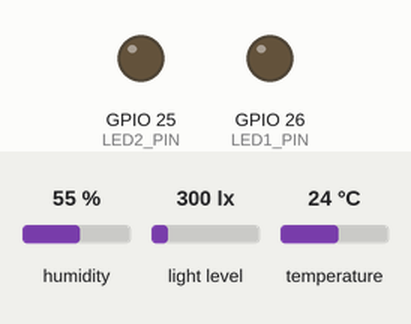
Simulated run of this sketch. Board: ESP32. Shown: output pins drawn as LEDs (lit = HIGH). Inputs (shaded band) come from the test bench; at power-on: humidity 55 %, temperature 24 °C, light level 300 lx. WiFi joins after 1.5 s; servers stay silent unless stated; random numbers use the default seed unless the sketch sets one; no MQTT or app messages arrive unless stated; what the sketch prints to the serial monitor is not drawn.

Above: at 2.7 s.
2.8 s: humidity set to 41 %
At 11.0 s:
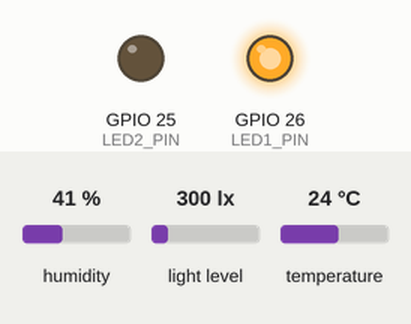
11.5 s: humidity set to 37 %
At 21.0 s:
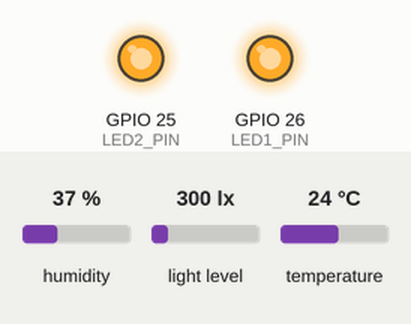
21.5 s: temperature set to 37 °C
31.2 s: temperature set to 40 °C
At 41.2 s:
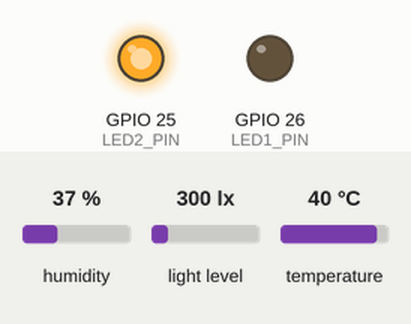
Timing chart, 0 to 42.7 s (numbered marks = the images above; inputs shaded):
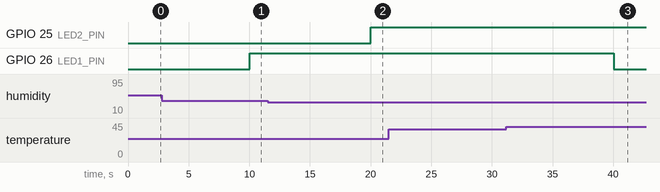

Measured:
- the behaviour switches between 40 and 39 % on humidity (found by bisection; images 1 and 2)
- the behaviour switches between 38 and 39 °C on temperature (found by bisection; images 2 and 3)
- after the input at 11.5 s, GPIO 25 (LED2_PIN): LOW → HIGH after 8.5 s
- after the input at 21.5 s, every drawn part: stays the same
- after the input at 31.2 s, GPIO 26 (LED1_PIN): HIGH → LOW after 8.8 s

The sketch:

sketch_apr7a.ino
```cpp
#include <WiFi.h>
#include <WiFiClientSecure.h>
#include <PubSubClient.h>
#include <Wire.h>
#include <BH1750.h>
#include <DHT.h>
#include <ArduinoJson.h>

// --- CẤU HÌNH WIFI (KẾT NỐI TRỰC TIẾP) ---
const char* ssid = "703 - 704 - 719";      // Điền tên WiFi nhà bạn vào đây
const char* password = "23456789"; // Điền mật khẩu WiFi vào đây

// --- CẤU HÌNH HIVEMQ CLOUD ---
const char* mqtt_server = "b47231f3e05d4693806682d3f94b7e9b.s1.eu.hivemq.cloud";
const int mqtt_port = 8883;

// ĐIỀN TÀI KHOẢN/MẬT KHẨU HIVEMQ CỦA BẠN VÀO ĐÂY
const char* mqtt_username = "esp32";
const char* mqtt_password = "ESP32pass";

// --- CÁC TOPIC MQTT ĐỂ NHẬN DỮ LIỆU ĐIỀU KHIỂN ---
const char* topic_light = "home/livingroom/light";
const char* topic_water = "home/garden/irrigation";
const char* topic_auto = "home/garden/auto";

// --- CẤU HÌNH CHÂN (PINS) ---
#define DHTPIN 4
#define DHTTYPE DHT11
#define I2C_SDA 22
#define I2C_SCL 23
#define LED1_PIN 26   // LED Vàng
#define LED2_PIN 25   // Relay

// --- KHỞI TẠO ĐỐI TƯỢNG ---
DHT dht(DHTPIN, DHTTYPE);
BH1750 lightMeter;
WiFiClientSecure espClient;
PubSubClient client(espClient);

unsigned long lastMsg = 0;
float previousLux = 100.0;
bool isAutoMode = true; // Mặc định bật
unsigned long lampOverrideEndTime = 0;
unsigned long pumpOverrideEndTime = 0;
float currentTemp = 0, currentHum = 0;

// --- HÀM XỬ LÝ KHI NHẬN ĐƯỢC DỮ LIỆU MQTT ---
void callback(char* topic, byte* payload, unsigned int length) {
  Serial.print("Đã nhận tin nhắn từ Topic [");
  Serial.print(topic);
  Serial.print("]: ");

  String message = "";
  for (int i = 0; i < length; i++) {
    message += (char)payload[i];
  }
  Serial.println(message);

  StaticJsonDocument<200> doc;
  DeserializationError error = deserializeJson(doc, message);

  if (error) {
    Serial.print("Lỗi phân tích JSON: ");
    Serial.println(error.c_str());
    return;
  }

  // Xử lý điều khiển thủ công từ MQTT
  if (String(topic) == topic_light) {
    if (doc.containsKey("led")) {
      bool ledState = doc["led"];
      digitalWrite(LED1_PIN, ledState ? HIGH : LOW);
      Serial.print("=> (MQTT) LED 1: "); Serial.println(ledState ? "BẬT" : "TẮT");
      // Ghi đè thủ công: Thiết bị sẽ tự bật lại sau 10s nếu Auto đang bật
      if (isAutoMode) {
        lampOverrideEndTime = millis() + 10000;
        Serial.println("=> (AUTO) Đã ghi đè thủ công LED 1: Sẽ tự bật lại sau 10s");
      }
    }
  }
  else if (String(topic) == topic_water) {
    if (doc.containsKey("water")) {
      bool waterState = doc["water"];
      digitalWrite(LED2_PIN, waterState ? HIGH : LOW);
      Serial.print("=> (MQTT) BƠM: "); Serial.println(waterState ? "BẬT" : "TẮT");
      // Ghi đè thủ công: Thiết bị sẽ tự bật lại sau 10s nếu Auto đang bật
      if (isAutoMode) {
        pumpOverrideEndTime = millis() + 10000;
        Serial.println("=> (AUTO) Đã ghi đè thủ công BƠM: Sẽ tự bật lại sau 10s");
      }
    }
  }
  else if (String(topic) == topic_auto) {
    if (doc.containsKey("auto")) {
      isAutoMode = doc["auto"];
      Serial.print("=> (MQTT) Chế độ AUTO: "); Serial.println(isAutoMode ? "BẬT" : "TẮT");
    }
  }
}

// Hàm kết nối lại MQTT (Tối ưu chống treo mạch)
void reconnect() {
  while (!client.connected()) {
    Serial.print("Đang kết nối MQTT... ");
    String clientId = "ESP32Client-";
    clientId += String(random(0xffff), HEX);

    yield(); // Nhường CPU để tránh lỗi Watchdog Timer

    if (client.connect(clientId.c_str(), mqtt_username, mqtt_password)) {
      Serial.println("Thành công!");
      client.subscribe(topic_light);
      client.subscribe(topic_water);
      client.subscribe(topic_auto);
    } else {
      Serial.print("Thất bại, mã lỗi: ");
      Serial.print(client.state());
      Serial.println(" Thử lại sau 5 giây");

      // Chia nhỏ delay
      for(int i = 0; i < 50; i++) {
        delay(100);
        yield();
      }
    }
  }
}

void setup() {
  Serial.begin(115200);
  Serial.println("\n--- BẮT ĐẦU KHỞI TẠO ---");

  pinMode(LED1_PIN, OUTPUT);
  pinMode(LED2_PIN, OUTPUT);

  digitalWrite(LED1_PIN, LOW);
  digitalWrite(LED2_PIN, LOW);

  dht.begin();
  Wire.begin(I2C_SDA, I2C_SCL);

  if (lightMeter.begin(BH1750::CONTINUOUS_HIGH_RES_MODE)) {
    Serial.println("BH1750: OK");
  } else {
    Serial.println("BH1750: Lỗi!");
  }

  // --- KẾT NỐI WIFI CỨNG (HARDCODE) ---
  Serial.println();
  Serial.print("Đang kết nối vào WiFi: ");
  Serial.println(ssid);

  WiFi.begin(ssid, password);

  // Đợi cho đến khi kết nối thành công
  while (WiFi.status() != WL_CONNECTED) {
    delay(500);
    Serial.print(".");
  }

  Serial.println("\nĐã kết nối WiFi thành công!");
  Serial.print("Địa chỉ IP: ");
  Serial.println(WiFi.localIP());
  // ------------------------------------

  espClient.setInsecure();
  client.setBufferSize(1024); // Mở rộng buffer tránh văng MQTT
  client.setServer(mqtt_server, mqtt_port);
  client.setCallback(callback);
}

void loop() {
  if (!client.connected()) {
    reconnect();
  }
  client.loop();

  unsigned long now = millis();

  // --- QUẢN LÝ TỰ ĐỘNG BẬT LẠI SAU 10S GHI ĐÈ ---
  if (lampOverrideEndTime > 0 && now > lampOverrideEndTime) {
    digitalWrite(LED1_PIN, HIGH);
    lampOverrideEndTime = 0;
    client.publish(topic_light, "{\"led\": true}");
    Serial.println("=> (AUTO) Hết 10s ghi đè: Tự động bật lại ĐÈN SƯỞI");
  }
  if (pumpOverrideEndTime > 0 && now > pumpOverrideEndTime) {
    digitalWrite(LED2_PIN, HIGH);
    pumpOverrideEndTime = 0;
    client.publish(topic_water, "{\"water\": true}");
    Serial.println("=> (AUTO) Hết 10s ghi đè: Tự động bật lại BƠM");
  }

  // --- ĐỌC CẢM BIẾN & GỬI MQTT (MỖI 10 GIÂY) ---
  if (now - lastMsg > 10000) {
    lastMsg = now;

    currentHum = dht.readHumidity();
    currentTemp = dht.readTemperature();
    float lux = lightMeter.readLightLevel();

    if (!isnan(currentHum) && !isnan(currentTemp)) {
      client.publish("esp32/nhietdo", String(currentTemp).c_str());
      client.publish("esp32/doam", String(currentHum).c_str());
      client.publish("esp32/anhsang", String(lux).c_str());

      // Đồng bộ trạng thái định kỳ (Real-time Heartbeat)
      client.publish(topic_light, digitalRead(LED1_PIN) ? "{\"led\": true}" : "{\"led\": false}");
      client.publish(topic_water, digitalRead(LED2_PIN) ? "{\"water\": true}" : "{\"water\": false}");
      client.publish(topic_auto, isAutoMode ? "{\"auto\": true}" : "{\"auto\": false}");

      Serial.printf("T: %.1f C | H: %.1f %% | L: %.1f lx\n", currentTemp, currentHum, lux);
    }

    // --- LOGIC TỰ ĐỘNG THÔNG MINH (THEO ĐỘ TRỄ - HYSTERESIS) ---
    if (isAutoMode) {
      // 1. Điều khiển Máy bơm (Độ ẩm)
      if (pumpOverrideEndTime == 0) { // Chỉ chạy nếu không bị ghi đè thủ công
          if (currentHum < 40.0) {
              if (digitalRead(LED2_PIN) == LOW) {
                  digitalWrite(LED2_PIN, HIGH);
                  client.publish(topic_water, "{\"water\": true}");
                  Serial.println("=> (AUTO) Độ ẩm < 40%: Bật BƠM (Liên tục)");
              }
          } else if (currentHum > 50.0) {
              if (digitalRead(LED2_PIN) == HIGH) {
                  digitalWrite(LED2_PIN, LOW);
                  client.publish(topic_water, "{\"water\": false}");
                  Serial.println("=> (AUTO) Độ ẩm > 50%: Tắt BƠM (An toàn)");
              }
          }
      }

      // 2. Điều khiển Đèn sưởi (Nhiệt độ)
      if (lampOverrideEndTime == 0) {
          if (currentTemp < 35.0) {
              if (digitalRead(LED1_PIN) == LOW) {
                  digitalWrite(LED1_PIN, HIGH);
                  client.publish(topic_light, "{\"led\": true}");
                  Serial.println("=> (AUTO) Nhiệt độ < 35C: Bật ĐÈN SƯỞI (Liên tục)");
              }
          } else if (currentTemp > 38.0) {
              if (digitalRead(LED1_PIN) == HIGH) {
                  digitalWrite(LED1_PIN, LOW);
                  client.publish(topic_light, "{\"led\": false}");
                  Serial.println("=> (AUTO) Nhiệt độ > 38C: Tắt ĐÈN SƯỞI (Đủ ấm)");
              }
          }
      }
    }
  }
}
```
